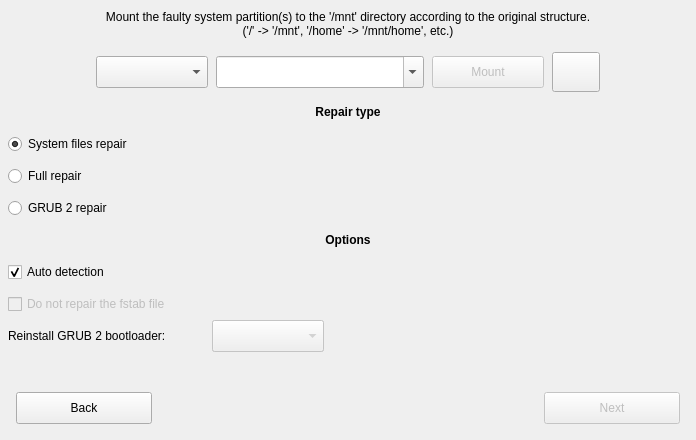
     <widget class="QWidget" name="repairpanel" native="true">
      <property name="geometry">
       <rect>
        <x>1</x>
        <y>2224</y>
        <width>696</width>
        <height>440</height>
       </rect>
      </property>
      <property name="autoFillBackground">
       <bool>true</bool>
      </property>
      <widget class="QLabel" name="label_21">
       <property name="geometry">
        <rect>
         <x>0</x>
         <y>0</y>
         <width>696</width>
         <height>48</height>
        </rect>
       </property>
       <property name="text">
        <string>Mount the faulty system partition(s) to the '/mnt' directory according to the original structure.&lt;br&gt;('/' -&gt; '/mnt', '/home' -&gt; '/mnt/home', etc.)</string>
       </property>
       <property name="alignment">
        <set>Qt::AlignCenter</set>
       </property>
       <property name="wordWrap">
        <bool>true</bool>
       </property>
      </widget>
      <widget class="QComboBox" name="repairpartition">
       <property name="geometry">
        <rect>
         <x>96</x>
         <y>56</y>
         <width>112</width>
         <height>32</height>
        </rect>
       </property>
       <property name="minimumSize">
        <size>
         <width>112</width>
         <height>32</height>
        </size>
       </property>
       <property name="cursor">
        <cursorShape>PointingHandCursor</cursorShape>
       </property>
       <property name="focusPolicy">
        <enum>Qt::NoFocus</enum>
       </property>
      </widget>
      <widget class="QComboBox" name="repairmountpoint">
       <property name="geometry">
        <rect>
         <x>216</x>
         <y>56</y>
         <width>208</width>
         <height>32</height>
        </rect>
       </property>
       <property name="cursor">
        <cursorShape>PointingHandCursor</cursorShape>
       </property>
       <property name="focusPolicy">
        <enum>Qt::ClickFocus</enum>
       </property>
       <property name="editable">
        <bool>true</bool>
       </property>
      </widget>
      <widget class="QPushButton" name="repairmount">
       <property name="enabled">
        <bool>false</bool>
       </property>
       <property name="geometry">
        <rect>
         <x>432</x>
         <y>56</y>
         <width>112</width>
         <height>32</height>
        </rect>
       </property>
       <property name="cursor">
        <cursorShape>PointingHandCursor</cursorShape>
       </property>
       <property name="focusPolicy">
        <enum>Qt::NoFocus</enum>
       </property>
       <property name="text">
        <string>Mount</string>
       </property>
       <property name="iconSize">
        <size>
         <width>26</width>
         <height>26</height>
        </size>
       </property>
      </widget>
      <widget class="QPushButton" name="repairpartitionrefresh">
       <property name="geometry">
        <rect>
         <x>552</x>
         <y>52</y>
         <width>48</width>
         <height>40</height>
        </rect>
       </property>
       <property name="cursor">
        <cursorShape>PointingHandCursor</cursorShape>
       </property>
       <property name="focusPolicy">
        <enum>Qt::NoFocus</enum>
       </property>
       <property name="toolTip">
        <string>Reset mounts</string>
       </property>
       <property name="icon">
        <iconset resource="pictures.qrc">
         <normaloff>:/pictures/refresh.png</normaloff>:/pictures/refresh.png</iconset>
       </property>
       <property name="iconSize">
        <size>
         <width>23</width>
         <height>23</height>
        </size>
       </property>
      </widget>
      <widget class="QLabel" name="label_22">
       <property name="geometry">
        <rect>
         <x>0</x>
         <y>96</y>
         <width>696</width>
         <height>32</height>
        </rect>
       </property>
       <property name="font">
        <font>
         <weight>75</weight>
         <bold>true</bold>
        </font>
       </property>
       <property name="text">
        <string>Repair type</string>
       </property>
       <property name="alignment">
        <set>Qt::AlignCenter</set>
       </property>
      </widget>
      <widget class="QLabel" name="label_23">
       <property name="geometry">
        <rect>
         <x>0</x>
         <y>224</y>
         <width>696</width>
         <height>32</height>
        </rect>
       </property>
       <property name="font">
        <font>
         <weight>75</weight>
         <bold>true</bold>
        </font>
       </property>
       <property name="text">
        <string>Options</string>
       </property>
       <property name="alignment">
        <set>Qt::AlignCenter</set>
       </property>
      </widget>
      <widget class="QComboBox" name="grubreinstallrepair">
       <property name="enabled">
        <bool>false</bool>
       </property>
       <property name="geometry">
        <rect>
         <x>212</x>
         <y>320</y>
         <width>112</width>
         <height>32</height>
        </rect>
       </property>
       <property name="minimumSize">
        <size>
         <width>112</width>
         <height>32</height>
        </size>
       </property>
       <property name="cursor">
        <cursorShape>PointingHandCursor</cursorShape>
       </property>
       <property name="focusPolicy">
        <enum>Qt::NoFocus</enum>
       </property>
      </widget>
      <widget class="QRadioButton" name="grubrepair">
       <property name="geometry">
        <rect>
         <x>8</x>
         <y>198</y>
         <width>126</width>
         <height>20</height>
        </rect>
       </property>
       <property name="cursor">
        <cursorShape>PointingHandCursor</cursorShape>
       </property>
       <property name="focusPolicy">
        <enum>Qt::NoFocus</enum>
       </property>
       <property name="text">
        <string>GRUB 2 repair</string>
       </property>
      </widget>
      <widget class="QRadioButton" name="systemrepair">
       <property name="geometry">
        <rect>
         <x>8</x>
         <y>134</y>
         <width>156</width>
         <height>20</height>
        </rect>
       </property>
       <property name="cursor">
        <cursorShape>PointingHandCursor</cursorShape>
       </property>
       <property name="focusPolicy">
        <enum>Qt::NoFocus</enum>
       </property>
       <property name="text">
        <string>System files repair</string>
       </property>
       <property name="checked">
        <bool>true</bool>
       </property>
      </widget>
      <widget class="QLabel" name="grubreinstallrepairtext">
       <property name="geometry">
        <rect>
         <x>8</x>
         <y>320</y>
         <width>201</width>
         <height>32</height>
        </rect>
       </property>
       <property name="text">
        <string>Reinstall GRUB 2 bootloader:</string>
       </property>
      </widget>
      <widget class="QCheckBox" name="autorepairoptions">
       <property name="geometry">
        <rect>
         <x>8</x>
         <y>262</y>
         <width>131</width>
         <height>20</height>
        </rect>
       </property>
       <property name="cursor">
        <cursorShape>PointingHandCursor</cursorShape>
       </property>
       <property name="focusPolicy">
        <enum>Qt::NoFocus</enum>
       </property>
       <property name="text">
        <string>Auto detection</string>
       </property>
       <property name="checked">
        <bool>true</bool>
       </property>
      </widget>
      <widget class="QPushButton" name="repairback">
       <property name="geometry">
        <rect>
         <x>16</x>
         <y>392</y>
         <width>136</width>
         <height>32</height>
        </rect>
       </property>
       <property name="cursor">
        <cursorShape>PointingHandCursor</cursorShape>
       </property>
       <property name="text">
        <string>Back</string>
       </property>
       <property name="icon">
        <iconset resource="pictures.qrc">
         <normaloff>:/pictures/back.png</normaloff>:/pictures/back.png</iconset>
       </property>
       <property name="iconSize">
        <size>
         <width>13</width>
         <height>13</height>
        </size>
       </property>
      </widget>
      <widget class="QRadioButton" name="fullrepair">
       <property name="geometry">
        <rect>
         <x>8</x>
         <y>166</y>
         <width>99</width>
         <height>20</height>
        </rect>
       </property>
       <property name="cursor">
        <cursorShape>PointingHandCursor</cursorShape>
       </property>
       <property name="focusPolicy">
        <enum>Qt::NoFocus</enum>
       </property>
       <property name="text">
        <string>Full repair</string>
       </property>
      </widget>
      <widget class="QCheckBox" name="skipfstabrepair">
       <property name="enabled">
        <bool>false</bool>
       </property>
       <property name="geometry">
        <rect>
         <x>8</x>
         <y>294</y>
         <width>209</width>
         <height>20</height>
        </rect>
       </property>
       <property name="cursor">
        <cursorShape>PointingHandCursor</cursorShape>
       </property>
       <property name="focusPolicy">
        <enum>Qt::NoFocus</enum>
       </property>
       <property name="text">
        <string>Do not repair the fstab file</string>
       </property>
      </widget>
      <widget class="QPushButton" name="repairnext">
       <property name="enabled">
        <bool>false</bool>
       </property>
       <property name="geometry">
        <rect>
         <x>544</x>
         <y>392</y>
         <width>136</width>
         <height>32</height>
        </rect>
       </property>
       <property name="cursor">
        <cursorShape>PointingHandCursor</cursorShape>
       </property>
       <property name="focusPolicy">
        <enum>Qt::NoFocus</enum>
       </property>
       <property name="text">
        <string>Next</string>
       </property>
       <property name="icon">
        <iconset resource="pictures.qrc">
         <normaloff>:/pictures/next.png</normaloff>:/pictures/next.png</iconset>
       </property>
       <property name="iconSize">
        <size>
         <width>13</width>
         <height>13</height>
        </size>
       </property>
      </widget>
      <widget class="QComboBox" name="grubreinstallrepairdisable">
       <property name="enabled">
        <bool>false</bool>
       </property>
       <property name="geometry">
        <rect>
         <x>212</x>
         <y>320</y>
         <width>112</width>
         <height>32</height>
        </rect>
       </property>
       <property name="minimumSize">
        <size>
         <width>112</width>
         <height>32</height>
        </size>
       </property>
       <property name="cursor">
        <cursorShape>PointingHandCursor</cursorShape>
       </property>
       <property name="focusPolicy">
        <enum>Qt::NoFocus</enum>
       </property>
       <property name="sizeAdjustPolicy">
        <enum>QComboBox::AdjustToContents</enum>
       </property>
      </widget>
      <widget class="QWidget" name="repaircover" native="true">
       <property name="geometry">
        <rect>
         <x>5</x>
         <y>5</y>
         <width>686</width>
         <height>430</height>
        </rect>
       </property>
      </widget>
      <zorder>grubreinstallrepairdisable</zorder>
      <zorder>label_21</zorder>
      <zorder>repairpartition</zorder>
      <zorder>repairmountpoint</zorder>
      <zorder>repairmount</zorder>
      <zorder>repairpartitionrefresh</zorder>
      <zorder>label_22</zorder>
      <zorder>label_23</zorder>
      <zorder>grubreinstallrepair</zorder>
      <zorder>grubrepair</zorder>
      <zorder>systemrepair</zorder>
      <zorder>grubreinstallrepairtext</zorder>
      <zorder>autorepairoptions</zorder>
      <zorder>repairback</zorder>
      <zorder>fullrepair</zorder>
      <zorder>skipfstabrepair</zorder>
      <zorder>repairnext</zorder>
      <zorder>repaircover</zorder>
     </widget>
